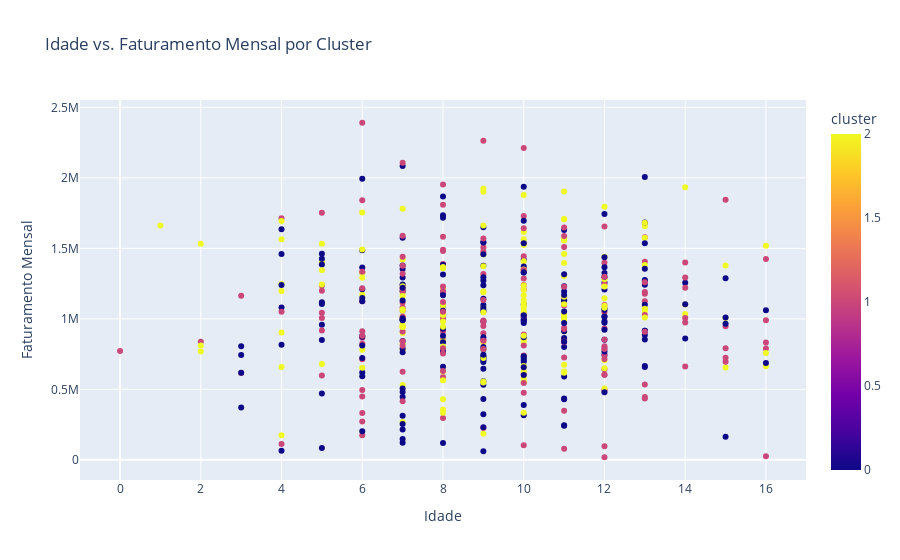

The cell this chart's notebook holds for it:
### Markdown cell above
## Plotting the results

### Code cell
# Plot "idade" and "faturamento_mensal" by cluster
px.scatter(
    df,
    x="idade",
    y="faturamento_mensal",
    color="cluster",
    title="Idade vs. Faturamento Mensal por Cluster",
    labels={"idade": "Idade", "faturamento_mensal": "Faturamento Mensal"},
)

### Figure 1 — Plotly figure (JSON) as saved in the notebook; plotly's stock layout.template omitted (floating-point values rounded to 4 significant figures; data arrays with more than 128 entries replaced by an {"elided": "..."} marker saying what was removed)
{"data": [{"hovertemplate": "Idade=%{x}<br>Faturamento Mensal=%{y}<br>cluster=%{marker.color}<extra></extra>", "legendgroup": "", "marker": {"color": {"elided": "500 int values"}, "coloraxis": "coloraxis", "symbol": "circle"}, "mode": "markers", "name": "", "orientation": "v", "showlegend": false, "type": "scatter", "x": {"elided": "500 int values"}, "xaxis": "x", "y": {"elided": "500 float values"}, "yaxis": "y"}], "layout": {"coloraxis": {"colorbar": {"title": {"text": "cluster"}}, "colorscale": [[0, "#0d0887"], [0.1111, "#46039f"], [0.2222, "#7201a8"], [0.3333, "#9c179e"], [0.4444, "#bd3786"], [0.5556, "#d8576b"], [0.6667, "#ed7953"], [0.7778, "#fb9f3a"], [0.8889, "#fdca26"], [1, "#f0f921"]]}, "legend": {"tracegroupgap": 0}, "title": {"text": "Idade vs. Faturamento Mensal por Cluster"}, "xaxis": {"anchor": "y", "domain": [0, 1], "title": {"text": "Idade"}}, "yaxis": {"anchor": "x", "domain": [0, 1], "title": {"text": "Faturamento Mensal"}}}}
